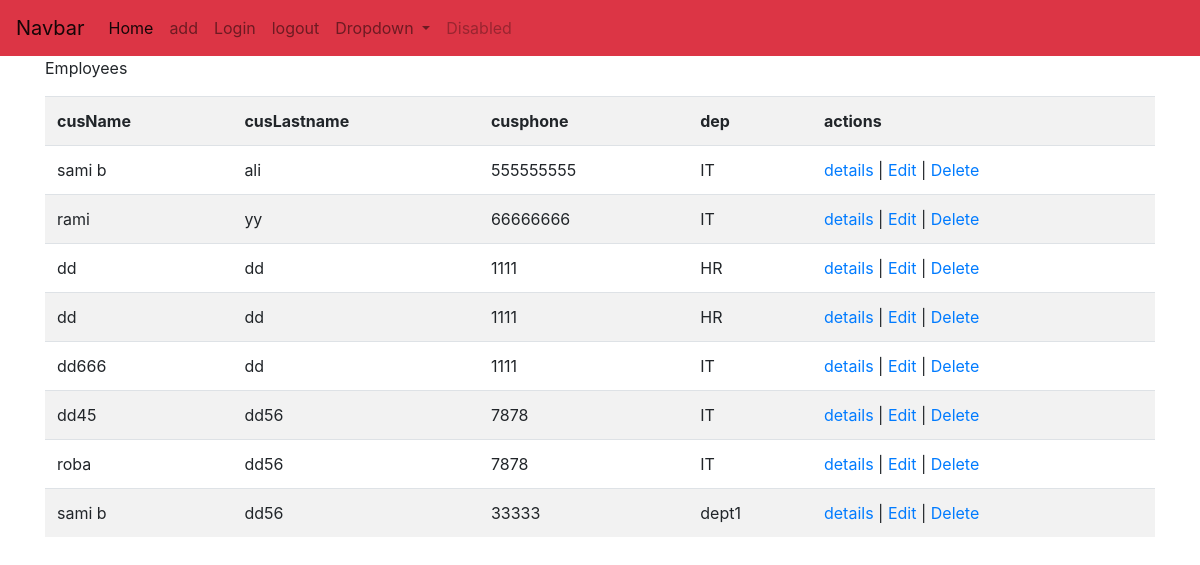
The app's page /articles/ with its own data.
### articles/models.py (models this page shows)
class Employee(models.Model):
    cusName = models.CharField(max_length=100,null=True,verbose_name='Customer Name')#0000
    cusLastname = models.CharField(max_length=100,null=True)
    cusphone = models.CharField(max_length=100,null=True)
    dep = models.ForeignKey(Department,  null=True,on_delete=models.SET_NULL )

class Department (models.Model):
    DName = models.CharField(max_length=100,null=True)
    def __str__(self):
        return self.DName

### articles/views.py (the view)
# urls.py: path('', views.article_list,name='employee_list'),
def article_list(request):
    emp=Employee.objects.all()
    return render (request,'articles/article_list.html',{'emps':emp})

### articles/templates/articles/article_list.html
 {% extends 'articles/main.html' %}
 {% load  static %}
  {% block content  %}
   <p> Employees</p>
   <table class="table table-striped" id="table">
   <tr>
    <th>cusName</th>
    <th >cusLastname</th>
    <th>cusphone</th>
    <th>dep</th>
    <th colspan="2">actions</th>
  </tr>
   {% for emp in emps %}
  <tr>
    <td>{{emp.cusName}}</td>
    <td>{{emp.cusLastname}}</td>
    <td>{{emp.cusphone}}</td>
    <td>{{emp.dep}}</td>
    <td> <a href="{% url 'employee_details' emp.id %}"> details</a> |
    <a href="{% url 'employee_update' emp.id %}"> Edit</a> |
    <a href="{% url 'employee_delete' emp.id %}"> Delete</a></td>
  </tr>
{% endfor %}
</table>
 {% endblock  %}

### records on screen
Employee: cusName "sami b", cusLastname "ali", cusphone "555555555", dep "IT"
Employee: cusName "rami", cusLastname "yy", cusphone "66666666", dep "IT"
Employee: cusName "dd", cusLastname "dd", cusphone "1111", dep "HR"
Employee: cusName "dd", cusLastname "dd", cusphone "1111", dep "HR"
Employee: cusName "dd666", cusLastname "dd", cusphone "1111", dep "IT"
Employee: cusName "dd45", cusLastname "dd56", cusphone "7878", dep "IT"
Employee: cusName "roba", cusLastname "dd56", cusphone "7878", dep "IT"
Employee: cusName "sami b", cusLastname "dd56", cusphone "33333", dep "dept1"
